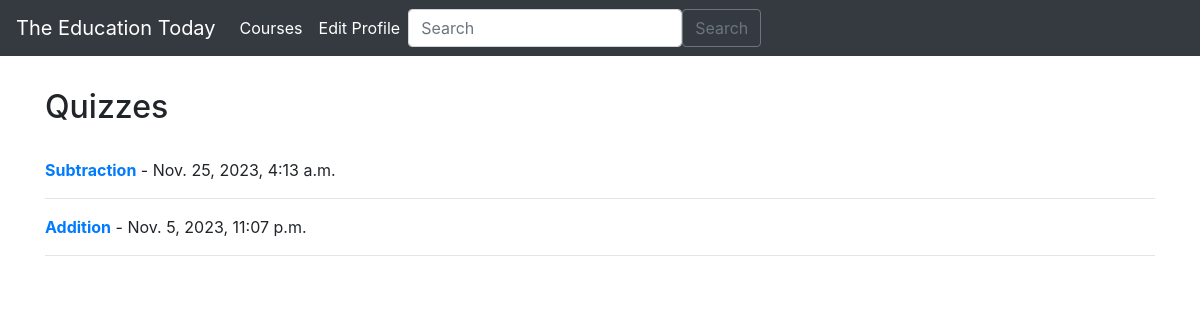
Page /students/quiz_list/5/ on the committed database.
### teachers/models.py (models this page shows, shortened)
class Quiz(models.Model):
    id = models.AutoField(primary_key=True)
    course = models.ForeignKey(Course, on_delete=models.CASCADE, null=True, default=1)
    title = models.CharField(max_length=255)
    author = models.ForeignKey(User, on_delete=models.CASCADE)
    date_added = models.DateTimeField(auto_now_add=True)
    weight = models.IntegerField(default=100)

### students/views.py (the view)
# urls.py: path("quiz_list/<int:course_id>/", views.quizList, name="quiz_list"),
def quizList(request, course_id):
    course = Course.objects.get(pk=course_id)
    quizzes = Quiz.objects.filter(course=course).order_by('-date_added')
    if request.method == 'POST':
        title = request.POST.get('title')
        Quiz.objects.create(title = title, author=request.user, course=course)
        return redirect(reverse('students:quiz_list', args=[course_id]))
    context = {'quizzes': quizzes, 'course': course, }
    return render(request, "students/quiz_list.html", context)

### students/templates/students/quiz_list.html (shortened to what this page needs)
{% extends 'students/base.html' %}
{% block content %}
<div class="container my-2">
    <div id="contentwrapper">
        <div id="content">
            <br/>
            <h2>Quizzes</h2>
            <br/>
            <div id="posts-wrapper">
                {% for quiz in quizzes %}
                <div class="quizzes" data-class-id= "{{ quiz.id }}">
                    <strong><a href="{% url 'students:quiz_view' quiz.id %}">{{ quiz.title }}</a></strong>
                    - {{ quiz.date_added }}
                </div>
                <hr>
                {% endfor %}
            </div>
        </div>
    </div>
</div>
{% endblock %}

### rows in the picture
Quiz: title "Subtraction", date_added "Nov. 25, 2023, 4:13 a.m."
Quiz: title "Addition", date_added "Nov. 5, 2023, 11:07 p.m."
